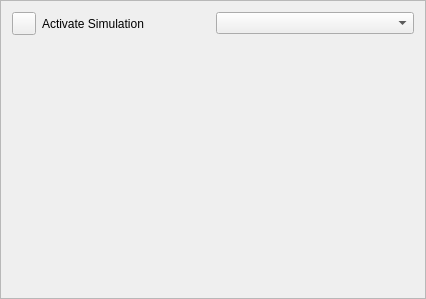
<?xml version="1.0" encoding="UTF-8"?>
<ui version="4.0">
 <class>simulateForm</class>
 <widget class="QFrame" name="simulateForm">
  <property name="geometry">
   <rect>
    <x>0</x>
    <y>0</y>
    <width>426</width>
    <height>299</height>
   </rect>
  </property>
  <property name="windowTitle">
   <string>Frame</string>
  </property>
  <property name="frameShape">
   <enum>QFrame::StyledPanel</enum>
  </property>
  <property name="frameShadow">
   <enum>QFrame::Raised</enum>
  </property>
  <layout class="QVBoxLayout" name="verticalLayout">
   <item>
    <layout class="QHBoxLayout" name="horizontalLayout_2">
     <item>
      <layout class="QHBoxLayout" name="horizontalLayout">
       <item>
        <widget class="QToolButton" name="simulateButton"/>
       </item>
       <item>
        <widget class="QLabel" name="infoLabel">
         <property name="text">
          <string>Activate Simulation</string>
         </property>
        </widget>
       </item>
      </layout>
     </item>
     <item>
      <widget class="QComboBox" name="failDirectionBox"/>
     </item>
    </layout>
   </item>
   <item>
    <spacer name="verticalSpacer">
     <property name="orientation">
      <enum>Qt::Vertical</enum>
     </property>
     <property name="sizeHint" stdset="0">
      <size>
       <width>20</width>
       <height>40</height>
      </size>
     </property>
    </spacer>
   </item>
  </layout>
 </widget>
 <resources/>
 <connections/>
</ui>
